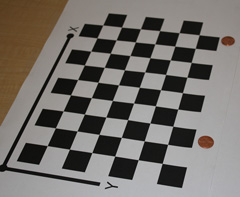
#> input picture 频率域图像增强/checker.jpg, 240 x 197 px
$ python '二维离散傅里叶变换.py'
#> lines starting #> are read from the running program, lines starting #| are printed output that depends on the picture
import cv2
import numpy as np
import math
import datetime

def Discrete_Fourier_Transform(source, height, width, is_positive=True):
    # 初始化保存结果的矩阵
    F = np.zeros((height, width), dtype=complex)

    coef = 2 * math.pi * (-1 if is_positive else 1)

    # 创建辅助计算的列向量↑↓
    vector_col = np.arange(height)
    # 创建辅助计算的行向量←→
    vector_row = np.arange(width)
    u_matrix = np.exp(coef * (np.outer(vector_row, vector_row) / width) * 1j)
    # 为了利用NumPy的广播机制，别忘了要把行向量转成列向量
    v_matrix = np.exp(coef * (np.outer(vector_col, vector_col) / height) * 1j).reshape(height, height, 1)
    # 进行变换
    for v in range(height):
        for u in range(width):
            # 计算点积
            matrix = u_matrix[u] * v_matrix[v]
            F[v, u] = np.dot(source.ravel(), matrix.ravel())
    # 除以常系数,保证变换后的信号能正确地反映原始信号的幅度
    F /= math.sqrt(height * width)
    # 如果是傅里叶反变换，返回前还要进行一些处理
    if not is_positive:
        F = F.real.astype(np.uint8).clip(0, 255)
    return F

image = cv2.imread("checker.jpg", cv2.IMREAD_GRAYSCALE)
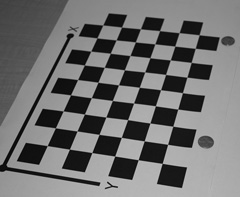
#> image: shape (197, 240); min 3, max 195, mean 111.9
height, width = image.shape
#> height = 197; width = 240
start_time = datetime.datetime.now()

# 计算傅里叶变换结果
F = Discrete_Fourier_Transform(image, height, width)

# 再使用傅里叶反变换重建图像
new_image = Discrete_Fourier_Transform(F, height, width, False)
#> (the run stopped early here; a loop or call above may not have finished)
